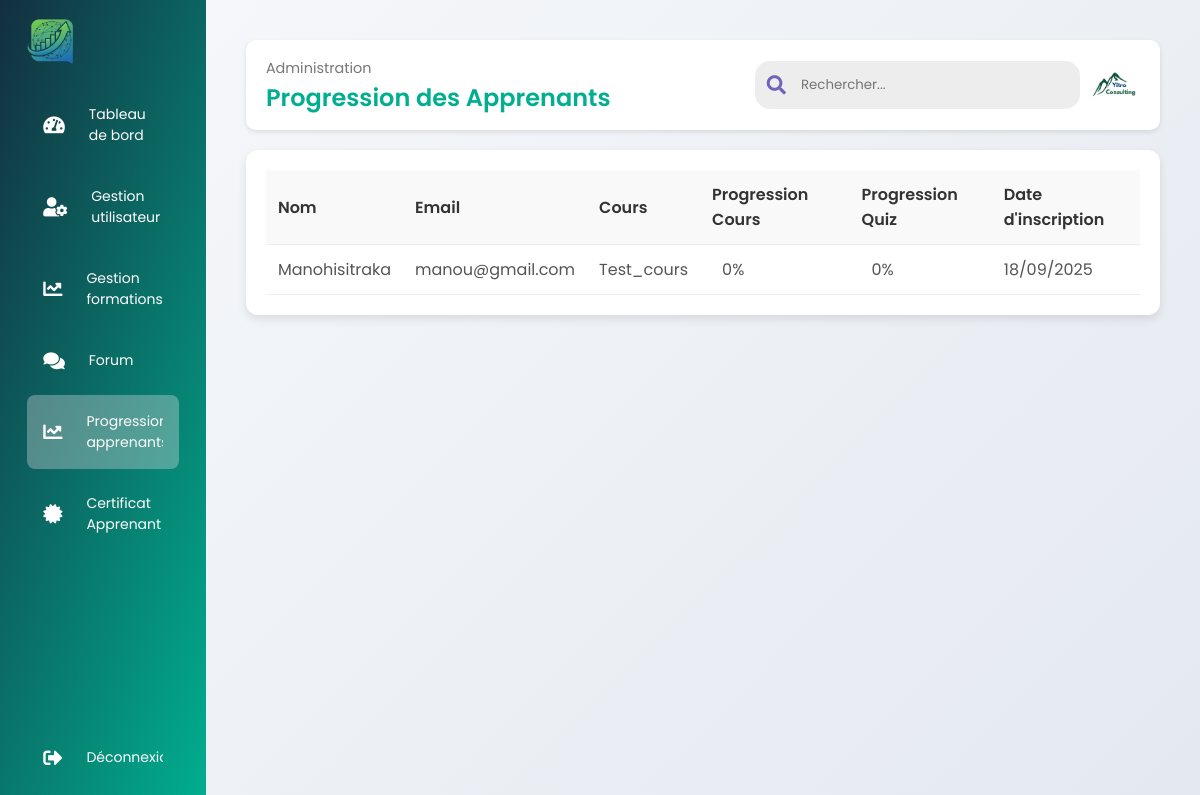
Before: /Espace/admin/progression_apprenant.php (signed in) with the older database file.
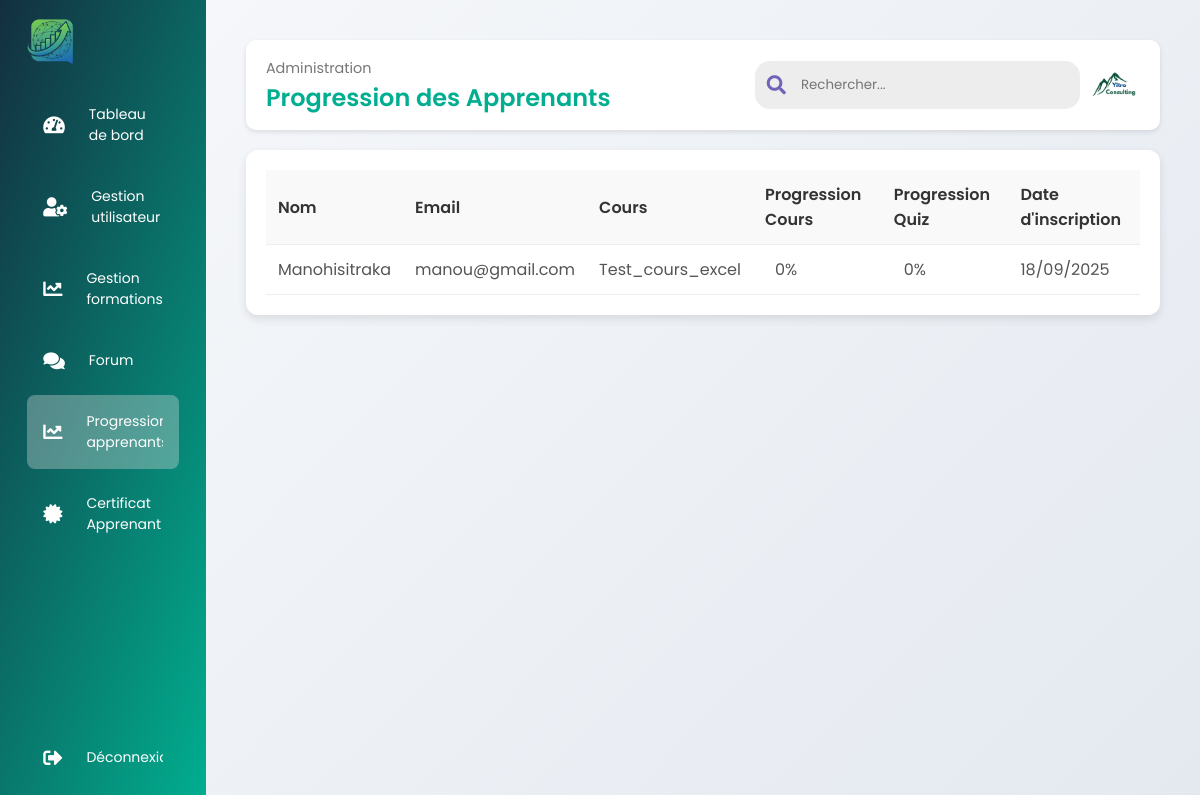
After: the same page with the newer database file.
### tables this page shows
CREATE TABLE `inscriptions` (
  `id` int NOT NULL AUTO_INCREMENT,
  `utilisateur_id` int NOT NULL,
  `cours_id` int NOT NULL,
  `date_inscription` timestamp NULL DEFAULT CURRENT_TIMESTAMP,
  `statut_paiement` enum('en_attente','paye','echec') DEFAULT 'en_attente',
  PRIMARY KEY (`id`),
  UNIQUE KEY `utilisateur_id` (`utilisateur_id`,`cours_id`),
  KEY `cours_id` (`cours_id`),
  CONSTRAINT `inscriptions_ibfk_1` FOREIGN KEY (`utilisateur_id`) REFERENCES `utilisateurs` (`id`),
  CONSTRAINT `inscriptions_ibfk_2` FOREIGN KEY (`cours_id`) REFERENCES `cours` (`id`)
);

CREATE TABLE `cours` (
  `id` int NOT NULL AUTO_INCREMENT,
  `formateur_id` int NOT NULL,
  `formation_id` int NOT NULL,
  `contenu_formation_id` int NOT NULL,
  `titre` varchar(255) NOT NULL,
  `description` text NOT NULL,
  `prix` decimal(10,2) NOT NULL,
  `photo` varchar(255) DEFAULT NULL,
  `created_at` timestamp NULL DEFAULT CURRENT_TIMESTAMP,
  PRIMARY KEY (`id`),
  KEY `formateur_id` (`formateur_id`),
  KEY `formation_id` (`formation_id`),
  KEY `contenu_formation_id` (`contenu_formation_id`),
  CONSTRAINT `cours_ibfk_1` FOREIGN KEY (`formateur_id`) REFERENCES `formateurs` (`id`) ON DELETE CASCADE,
  CONSTRAINT `fk_cours_formation` FOREIGN KEY (`formation_id`) REFERENCES `formations` (`id_formation`) ON DELETE RESTRICT ON UPDATE CASCADE,
  CONSTRAINT `fk_cours_sous_formation` FOREIGN KEY (`contenu_formation_id`) REFERENCES `contenu_formations` (`id_contenu`) ON DELETE RESTRICT ON UPDATE CASCADE
);

CREATE TABLE `utilisateurs` (
  `id` int NOT NULL AUTO_INCREMENT,
  `nom` varchar(255) NOT NULL,
  `email` varchar(255) NOT NULL,
  `mot_de_passe` varchar(255) NOT NULL,
  `telephone` varchar(20) DEFAULT NULL,
  `photo` varchar(255) DEFAULT NULL,
  `pays` varchar(100) DEFAULT NULL,
  `langue` varchar(100) DEFAULT NULL,
  `autre_langue` varchar(100) DEFAULT NULL,
  `objectifs` text,
  `type_cours` varchar(100) DEFAULT NULL,
  `niveau_formation` varchar(100) DEFAULT NULL,
  `niveau_etude` varchar(100) DEFAULT NULL,
  `acces_internet` varchar(50) DEFAULT NULL,
  `appareil` varchar(100) DEFAULT NULL,
  `accessibilite` text,
  `rgpd` tinyint(1) DEFAULT '0',
  `charte` tinyint(1) DEFAULT '0',
  `role` enum('apprenant','admin','moderator') DEFAULT 'apprenant',
  `actif` tinyint(1) DEFAULT '1',
  `created_at` timestamp NULL DEFAULT CURRENT_TIMESTAMP,
  PRIMARY KEY (`id`),
  UNIQUE KEY `email` (`email`)
);

### Espace/admin/progression_apprenant.php (the view, shortened to what the changed rows need)
<?php
require_once '../config/db.php';
$stmt = $pdo->prepare("
    SELECT u.id, u.nom, u.email
    FROM utilisateurs u
    WHERE u.role = 'apprenant' AND u.actif = 1
    ORDER BY u.nom ASC
");
$stmt->execute();
$apprenants = $stmt->fetchAll(PDO::FETCH_ASSOC);
foreach ($apprenants as &$apprenant) {
    $stmt = $pdo->prepare("
        SELECT c.id AS cours_id, c.titre AS cours_titre, i.date_inscription
        FROM inscriptions i
        JOIN cours c ON i.cours_id = c.id
        WHERE i.utilisateur_id = ? AND i.statut_paiement = 'paye'
    ");
    $stmt->execute([$apprenant['id']]);
    $apprenant['cours'] = $stmt->fetchAll(PDO::FETCH_ASSOC);
}
?>
<!DOCTYPE html>
<html lang="fr">
<head>
    <link rel="stylesheet" href="../../asset/css/styles/style-formateur.css">
    <link rel="stylesheet" href="https://cdnjs.cloudflare.com/ajax/libs/font-awesome/5.15.4/css/all.min.css">
</head>
<body>
    <div class="main--content">
        <div class="header--wrapper">
            <div class="header--title">
                <h2>Progression des Apprenants</h2>
            </div>
        </div>
        <div class="table--wrapper">
            <table class="table">
                <thead>
                    <tr>
                        <th>Nom</th>
                        <th>Email</th>
                        <th>Cours</th>
                        <th>Progression Cours</th>
                        <th>Progression Quiz</th>
                        <th>Date d'inscription</th>
                    </tr>
                </thead>
                <tbody>
                    <?php if (empty($apprenants)): ?>
                        <tr>
                            <td colspan="6" class="no-data">Aucun apprenant trouvé.</td>
                        </tr>
                    <?php else: ?>
                        <?php foreach ($apprenants as $apprenant): ?>
                            <?php if (empty($apprenant['cours'])): ?>
                                <tr class="table--row">
                                    <td><?php echo htmlspecialchars($apprenant['nom']); ?></td>
                                    <td><?php echo htmlspecialchars($apprenant['email']); ?></td>
                                    <td>Aucun cours</td>
                                    <td>
                                        <div class="progress-bar progress-bar-cours">
                                            <div class="progress" style="width: 0%;"></div>
                                            <span>0%</span>
                                        </div>
                                    </td>
                                    <td>
                                        <div class="progress-bar progress-bar-quiz">
                                            <div class="progress" style="width: 0%;"></div>
                                            <span>0%</span>
                                        </div>
                                    </td>
                                    <td>-</td>
                                </tr>
                            <?php else: ?>
                                <?php foreach ($apprenant['cours'] as $index => $cours): ?>
                                    <tr class="table--row">
                                        <?php if ($index === 0): ?>
                                            <td rowspan="<?php echo count($apprenant['cours']); ?>">
                                                <?php echo htmlspecialchars($apprenant['nom']); ?>
                                            </td>
                                            <td rowspan="<?php echo count($apprenant['cours']); ?>">
                                                <?php echo htmlspecialchars($apprenant['email']); ?>
                                            </td>
                                        <?php endif; ?>
                                        <td><?php echo htmlspecialchars($cours['cours_titre']); ?></td>
                                        <td>
                                            <div class="progress-bar progress-bar-cours">
                                                <span><?php echo $cours['progression_cours']; ?>%</span>
                                            </div>
                                        </td>
                                        <td>
                                            <div class="progress-bar progress-bar-quiz">
                                                <span><?php echo $cours['progression_quiz']; ?>%</span>
                                            </div>
                                        </td>
                                        <td><?php echo date('d/m/Y', strtotime($cours['date_inscription'])); ?></td>
                                    </tr>
                                <?php endforeach; ?>
                            <?php endif; ?>
                        <?php endforeach; ?>
                    <?php endif; ?>
                </tbody>
            </table>
        </div>
    </div>
</body>
</html>

Changed rows visible on the page:
changed through a linked row, inscriptions "Manohisitraka": cours.titre "Test_cours" → "Test_cours_excel"
